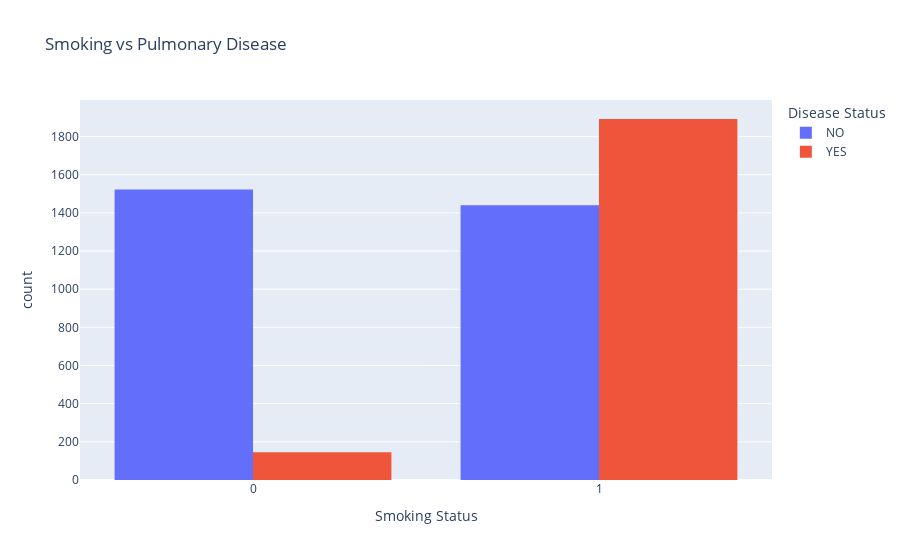

Notebook code for this chart:
### Code cell
import plotly.express as px

# Smoking vs Pulmonary Disease
fig = px.histogram(
    df,
    x='SMOKING',
    color='PULMONARY_DISEASE',
    barmode='group',
    title='Smoking vs Pulmonary Disease',
    labels={'SMOKING':'Smoking Status', 'count':'Number of Patients', 'PULMONARY_DISEASE':'Disease Status'}
)

fig.update_layout(bargap=0.2)
fig.show()

### Figure 1 — Plotly figure (JSON) as saved in the notebook; plotly's stock layout.template omitted (floating-point values rounded to 4 significant figures; data arrays with more than 128 entries replaced by an {"elided": "..."} marker saying what was removed)
{"data": [{"alignmentgroup": "True", "bingroup": "x", "hovertemplate": "Disease Status=NO<br>Smoking Status=%{x}<br>count=%{y}<extra></extra>", "legendgroup": "NO", "marker": {"color": "#636efa", "pattern": {"shape": ""}}, "name": "NO", "offsetgroup": "NO", "orientation": "v", "showlegend": true, "type": "histogram", "x": {"elided": "2963 int values"}, "xaxis": "x", "yaxis": "y"}, {"alignmentgroup": "True", "bingroup": "x", "hovertemplate": "Disease Status=YES<br>Smoking Status=%{x}<br>count=%{y}<extra></extra>", "legendgroup": "YES", "marker": {"color": "#EF553B", "pattern": {"shape": ""}}, "name": "YES", "offsetgroup": "YES", "orientation": "v", "showlegend": true, "type": "histogram", "x": {"elided": "2037 int values"}, "xaxis": "x", "yaxis": "y"}], "layout": {"bargap": 0.2, "barmode": "group", "legend": {"title": {"text": "Disease Status"}, "tracegroupgap": 0}, "title": {"text": "Smoking vs Pulmonary Disease"}, "xaxis": {"anchor": "y", "domain": [0, 1], "title": {"text": "Smoking Status"}}, "yaxis": {"anchor": "x", "domain": [0, 1], "title": {"text": "count"}}}}
